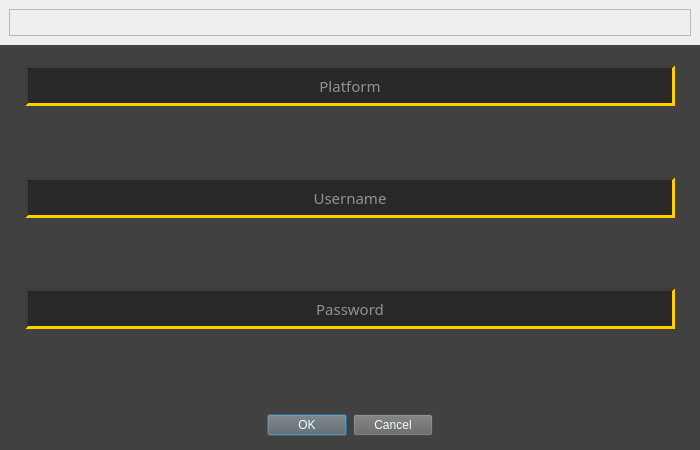
<?xml version="1.0" encoding="UTF-8"?>
<ui version="4.0">
 <class>Dialog</class>
 <widget class="QDialog" name="Dialog">
  <property name="geometry">
   <rect>
    <x>0</x>
    <y>0</y>
    <width>700</width>
    <height>450</height>
   </rect>
  </property>
  <property name="minimumSize">
   <size>
    <width>700</width>
    <height>450</height>
   </size>
  </property>
  <property name="maximumSize">
   <size>
    <width>700</width>
    <height>450</height>
   </size>
  </property>
  <property name="windowTitle">
   <string>Dialog</string>
  </property>
  <property name="styleSheet">
   <string notr="true">color: rgb(240, 255, 255);</string>
  </property>
  <layout class="QVBoxLayout" name="verticalLayout">
   <property name="spacing">
    <number>0</number>
   </property>
   <property name="leftMargin">
    <number>0</number>
   </property>
   <property name="topMargin">
    <number>0</number>
   </property>
   <property name="rightMargin">
    <number>0</number>
   </property>
   <property name="bottomMargin">
    <number>0</number>
   </property>
   <item>
    <widget class="QFrame" name="frame_header">
     <property name="minimumSize">
      <size>
       <width>0</width>
       <height>45</height>
      </size>
     </property>
     <property name="maximumSize">
      <size>
       <width>16777215</width>
       <height>45</height>
      </size>
     </property>
     <property name="styleSheet">
      <string notr="true">background-image: url(:/header/Images/top_bar2.png);
background-repeat: no-repeat;
background-position: center;</string>
     </property>
     <property name="frameShape">
      <enum>QFrame::NoFrame</enum>
     </property>
     <property name="frameShadow">
      <enum>QFrame::Raised</enum>
     </property>
     <layout class="QVBoxLayout" name="verticalLayout_2">
      <item>
       <widget class="QFrame" name="frame">
        <property name="frameShape">
         <enum>QFrame::StyledPanel</enum>
        </property>
        <property name="frameShadow">
         <enum>QFrame::Raised</enum>
        </property>
       </widget>
      </item>
     </layout>
    </widget>
   </item>
   <item>
    <widget class="QFrame" name="frame_body">
     <property name="minimumSize">
      <size>
       <width>0</width>
       <height>290</height>
      </size>
     </property>
     <property name="font">
      <font>
       <family>OCR A Extended</family>
       <pointsize>11</pointsize>
      </font>
     </property>
     <property name="styleSheet">
      <string notr="true">background-color: rgb(65, 65, 65);</string>
     </property>
     <property name="frameShape">
      <enum>QFrame::NoFrame</enum>
     </property>
     <property name="frameShadow">
      <enum>QFrame::Raised</enum>
     </property>
     <layout class="QVBoxLayout" name="verticalLayout_3">
      <property name="spacing">
       <number>0</number>
      </property>
      <property name="leftMargin">
       <number>0</number>
      </property>
      <property name="topMargin">
       <number>0</number>
      </property>
      <property name="rightMargin">
       <number>0</number>
      </property>
      <property name="bottomMargin">
       <number>0</number>
      </property>
      <item>
       <layout class="QFormLayout" name="formLayout">
        <property name="labelAlignment">
         <set>Qt::AlignLeading|Qt::AlignLeft|Qt::AlignVCenter</set>
        </property>
        <property name="formAlignment">
         <set>Qt::AlignLeading|Qt::AlignLeft|Qt::AlignTop</set>
        </property>
        <property name="horizontalSpacing">
         <number>0</number>
        </property>
        <property name="verticalSpacing">
         <number>0</number>
        </property>
        <property name="leftMargin">
         <number>25</number>
        </property>
        <item row="0" column="1">
         <spacer name="horizontalSpacer_3">
          <property name="orientation">
           <enum>Qt::Horizontal</enum>
          </property>
          <property name="sizeHint" stdset="0">
           <size>
            <width>40</width>
            <height>20</height>
           </size>
          </property>
         </spacer>
        </item>
        <item row="1" column="1">
         <widget class="QLineEdit" name="lineEdit_platform">
          <property name="sizePolicy">
           <sizepolicy hsizetype="Expanding" vsizetype="Fixed">
            <horstretch>0</horstretch>
            <verstretch>0</verstretch>
           </sizepolicy>
          </property>
          <property name="minimumSize">
           <size>
            <width>0</width>
            <height>0</height>
           </size>
          </property>
          <property name="maximumSize">
           <size>
            <width>650</width>
            <height>16777215</height>
           </size>
          </property>
          <property name="font">
           <font>
            <family>OCR A Extended</family>
            <pointsize>11</pointsize>
           </font>
          </property>
          <property name="layoutDirection">
           <enum>Qt::LeftToRight</enum>
          </property>
          <property name="styleSheet">
           <string notr="true">QLineEdit {
	border: 3px solid rgb(255, 207, 0);
	border-left: 3px solid rgb(60, 60, 60);
	border-top: 3px solid rgb(60, 60, 60);
	background-color: rgb(40, 40, 40);
	height: 35px;
}
QLineEdit:hover {
		background-color: rgb(45, 45, 45);

}
QLineEdit:focus {
	border: 3px solid rgb(255, 150, 0);
	border-left: 3px solid rgb(60, 60, 60);
	border-top: 3px solid rgb(60, 60, 60);
	background-color: rgb(93, 139, 139);

}</string>
          </property>
          <property name="inputMask">
           <string/>
          </property>
          <property name="text">
           <string/>
          </property>
          <property name="maxLength">
           <number>32</number>
          </property>
          <property name="alignment">
           <set>Qt::AlignCenter</set>
          </property>
          <property name="placeholderText">
           <string>Platform</string>
          </property>
         </widget>
        </item>
        <item row="2" column="1">
         <spacer name="verticalSpacer">
          <property name="orientation">
           <enum>Qt::Vertical</enum>
          </property>
          <property name="sizeHint" stdset="0">
           <size>
            <width>20</width>
            <height>40</height>
           </size>
          </property>
         </spacer>
        </item>
        <item row="3" column="1">
         <widget class="QLineEdit" name="lineEdit_username">
          <property name="maximumSize">
           <size>
            <width>650</width>
            <height>16777215</height>
           </size>
          </property>
          <property name="font">
           <font>
            <family>OCR A Extended</family>
            <pointsize>11</pointsize>
           </font>
          </property>
          <property name="styleSheet">
           <string notr="true">QLineEdit {
	border: 3px solid rgb(255, 207, 0);
	border-left: 3px solid rgb(60, 60, 60);
	border-top: 3px solid rgb(60, 60, 60);
	background-color: rgb(40, 40, 40);
	height: 35px;
}
QLineEdit:hover {
		background-color: rgb(45, 45, 45);

}
QLineEdit:focus {
	border: 3px solid rgb(255, 150, 0);
	border-left: 3px solid rgb(60, 60, 60);
	border-top: 3px solid rgb(60, 60, 60);
	background-color: rgb(93, 139, 139);

}</string>
          </property>
          <property name="inputMask">
           <string/>
          </property>
          <property name="text">
           <string/>
          </property>
          <property name="maxLength">
           <number>32</number>
          </property>
          <property name="echoMode">
           <enum>QLineEdit::Normal</enum>
          </property>
          <property name="alignment">
           <set>Qt::AlignCenter</set>
          </property>
          <property name="placeholderText">
           <string>Username</string>
          </property>
         </widget>
        </item>
        <item row="4" column="1">
         <spacer name="verticalSpacer_2">
          <property name="orientation">
           <enum>Qt::Vertical</enum>
          </property>
          <property name="sizeHint" stdset="0">
           <size>
            <width>20</width>
            <height>40</height>
           </size>
          </property>
         </spacer>
        </item>
        <item row="5" column="1">
         <widget class="QLineEdit" name="lineEdit_password">
          <property name="maximumSize">
           <size>
            <width>650</width>
            <height>16777215</height>
           </size>
          </property>
          <property name="font">
           <font>
            <family>OCR A Extended</family>
            <pointsize>11</pointsize>
           </font>
          </property>
          <property name="styleSheet">
           <string notr="true">QLineEdit {
	border: 3px solid rgb(255, 207, 0);
	border-left: 3px solid rgb(60, 60, 60);
	border-top: 3px solid rgb(60, 60, 60);
	background-color: rgb(40, 40, 40);
	height: 35px;
}
QLineEdit:hover {
		background-color: rgb(45, 45, 45);

}
QLineEdit:focus {
	border: 3px solid rgb(255, 150, 0);
	border-left: 3px solid rgb(60, 60, 60);
	border-top: 3px solid rgb(60, 60, 60);
	background-color: rgb(93, 139, 139);

}</string>
          </property>
          <property name="maxLength">
           <number>32</number>
          </property>
          <property name="echoMode">
           <enum>QLineEdit::Password</enum>
          </property>
          <property name="alignment">
           <set>Qt::AlignCenter</set>
          </property>
          <property name="placeholderText">
           <string>Password</string>
          </property>
         </widget>
        </item>
        <item row="6" column="1">
         <spacer name="verticalSpacer_3">
          <property name="orientation">
           <enum>Qt::Vertical</enum>
          </property>
          <property name="sizeHint" stdset="0">
           <size>
            <width>20</width>
            <height>40</height>
           </size>
          </property>
         </spacer>
        </item>
       </layout>
      </item>
      <item alignment="Qt::AlignHCenter|Qt::AlignBottom">
       <widget class="QDialogButtonBox" name="buttonBox">
        <property name="sizePolicy">
         <sizepolicy hsizetype="Expanding" vsizetype="Fixed">
          <horstretch>0</horstretch>
          <verstretch>0</verstretch>
         </sizepolicy>
        </property>
        <property name="minimumSize">
         <size>
          <width>220</width>
          <height>50</height>
         </size>
        </property>
        <property name="maximumSize">
         <size>
          <width>220</width>
          <height>100</height>
         </size>
        </property>
        <property name="palette">
         <palette>
          <active>
           <colorrole role="WindowText">
            <brush brushstyle="SolidPattern">
             <color alpha="255">
              <red>240</red>
              <green>255</green>
              <blue>255</blue>
             </color>
            </brush>
           </colorrole>
           <colorrole role="Button">
            <brush brushstyle="SolidPattern">
             <color alpha="255">
              <red>100</red>
              <green>100</green>
              <blue>100</blue>
             </color>
            </brush>
           </colorrole>
           <colorrole role="Text">
            <brush brushstyle="SolidPattern">
             <color alpha="255">
              <red>240</red>
              <green>255</green>
              <blue>255</blue>
             </color>
            </brush>
           </colorrole>
           <colorrole role="ButtonText">
            <brush brushstyle="SolidPattern">
             <color alpha="255">
              <red>240</red>
              <green>255</green>
              <blue>255</blue>
             </color>
            </brush>
           </colorrole>
           <colorrole role="Base">
            <brush brushstyle="SolidPattern">
             <color alpha="255">
              <red>100</red>
              <green>100</green>
              <blue>100</blue>
             </color>
            </brush>
           </colorrole>
           <colorrole role="Window">
            <brush brushstyle="SolidPattern">
             <color alpha="255">
              <red>100</red>
              <green>100</green>
              <blue>100</blue>
             </color>
            </brush>
           </colorrole>
           <colorrole role="PlaceholderText">
            <brush brushstyle="NoBrush">
             <color alpha="128">
              <red>240</red>
              <green>255</green>
              <blue>255</blue>
             </color>
            </brush>
           </colorrole>
          </active>
          <inactive>
           <colorrole role="WindowText">
            <brush brushstyle="SolidPattern">
             <color alpha="255">
              <red>240</red>
              <green>255</green>
              <blue>255</blue>
             </color>
            </brush>
           </colorrole>
           <colorrole role="Button">
            <brush brushstyle="SolidPattern">
             <color alpha="255">
              <red>100</red>
              <green>100</green>
              <blue>100</blue>
             </color>
            </brush>
           </colorrole>
           <colorrole role="Text">
            <brush brushstyle="SolidPattern">
             <color alpha="255">
              <red>240</red>
              <green>255</green>
              <blue>255</blue>
             </color>
            </brush>
           </colorrole>
           <colorrole role="ButtonText">
            <brush brushstyle="SolidPattern">
             <color alpha="255">
              <red>240</red>
              <green>255</green>
              <blue>255</blue>
             </color>
            </brush>
           </colorrole>
           <colorrole role="Base">
            <brush brushstyle="SolidPattern">
             <color alpha="255">
              <red>100</red>
              <green>100</green>
              <blue>100</blue>
             </color>
            </brush>
           </colorrole>
           <colorrole role="Window">
            <brush brushstyle="SolidPattern">
             <color alpha="255">
              <red>100</red>
              <green>100</green>
              <blue>100</blue>
             </color>
            </brush>
           </colorrole>
           <colorrole role="PlaceholderText">
            <brush brushstyle="NoBrush">
             <color alpha="128">
              <red>240</red>
              <green>255</green>
              <blue>255</blue>
             </color>
            </brush>
           </colorrole>
          </inactive>
          <disabled>
           <colorrole role="WindowText">
            <brush brushstyle="SolidPattern">
             <color alpha="255">
              <red>240</red>
              <green>255</green>
              <blue>255</blue>
             </color>
            </brush>
           </colorrole>
           <colorrole role="Button">
            <brush brushstyle="SolidPattern">
             <color alpha="255">
              <red>100</red>
              <green>100</green>
              <blue>100</blue>
             </color>
            </brush>
           </colorrole>
           <colorrole role="Text">
            <brush brushstyle="SolidPattern">
             <color alpha="255">
              <red>240</red>
              <green>255</green>
              <blue>255</blue>
             </color>
            </brush>
           </colorrole>
           <colorrole role="ButtonText">
            <brush brushstyle="SolidPattern">
             <color alpha="255">
              <red>240</red>
              <green>255</green>
              <blue>255</blue>
             </color>
            </brush>
           </colorrole>
           <colorrole role="Base">
            <brush brushstyle="SolidPattern">
             <color alpha="255">
              <red>100</red>
              <green>100</green>
              <blue>100</blue>
             </color>
            </brush>
           </colorrole>
           <colorrole role="Window">
            <brush brushstyle="SolidPattern">
             <color alpha="255">
              <red>100</red>
              <green>100</green>
              <blue>100</blue>
             </color>
            </brush>
           </colorrole>
           <colorrole role="PlaceholderText">
            <brush brushstyle="NoBrush">
             <color alpha="128">
              <red>240</red>
              <green>255</green>
              <blue>255</blue>
             </color>
            </brush>
           </colorrole>
          </disabled>
         </palette>
        </property>
        <property name="cursor">
         <cursorShape>PointingHandCursor</cursorShape>
        </property>
        <property name="layoutDirection">
         <enum>Qt::LeftToRight</enum>
        </property>
        <property name="styleSheet">
         <string notr="true">background-color: rgb(100, 100, 100);</string>
        </property>
        <property name="orientation">
         <enum>Qt::Horizontal</enum>
        </property>
        <property name="standardButtons">
         <set>QDialogButtonBox::Cancel|QDialogButtonBox::Ok</set>
        </property>
        <property name="centerButtons">
         <bool>true</bool>
        </property>
       </widget>
      </item>
     </layout>
    </widget>
   </item>
  </layout>
 </widget>
 <resources>
  <include location="resources_dialog_box.qrc"/>
 </resources>
 <connections/>
</ui>
